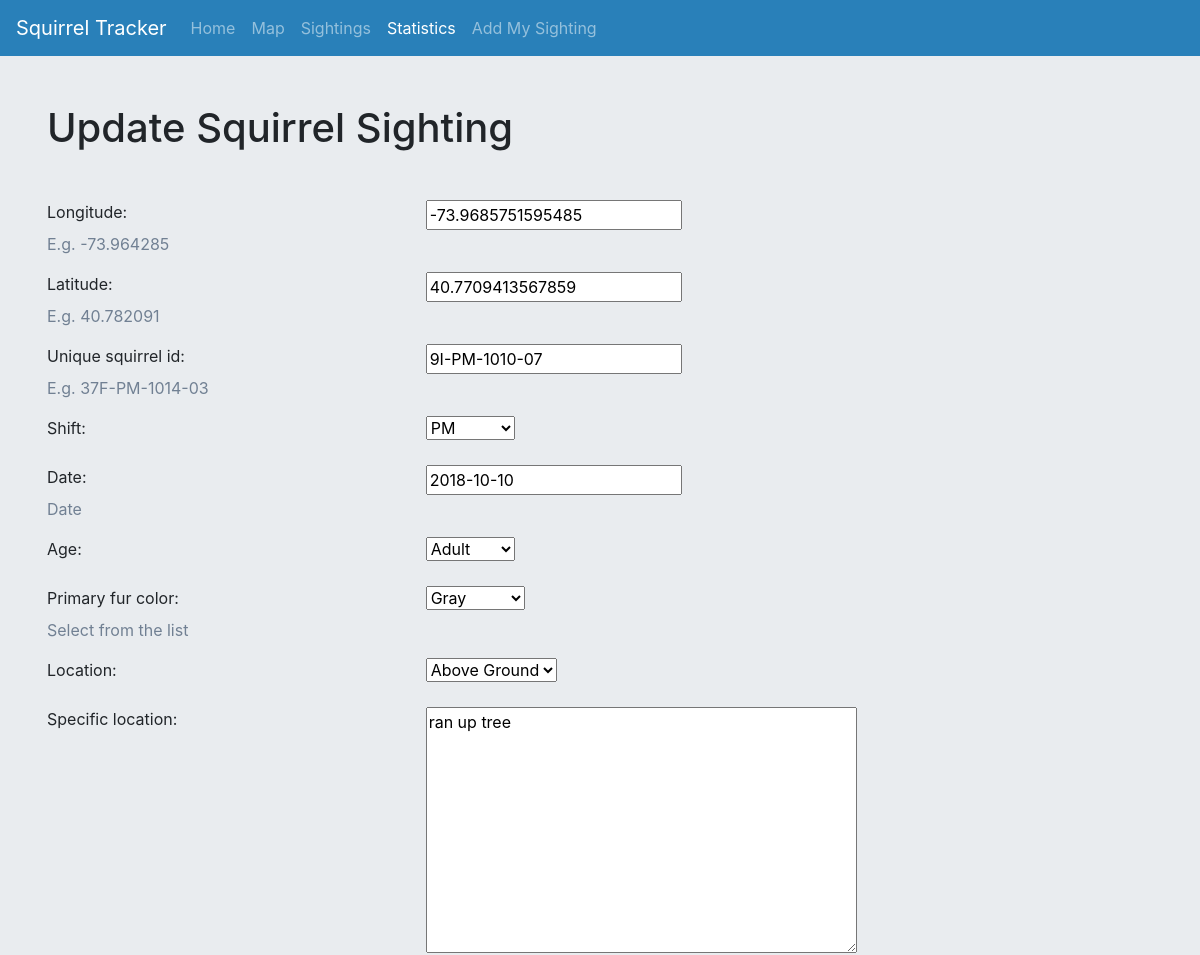
/sightings/9I-PM-1010-07/ (upper part), run on an earlier commit of the app's database.
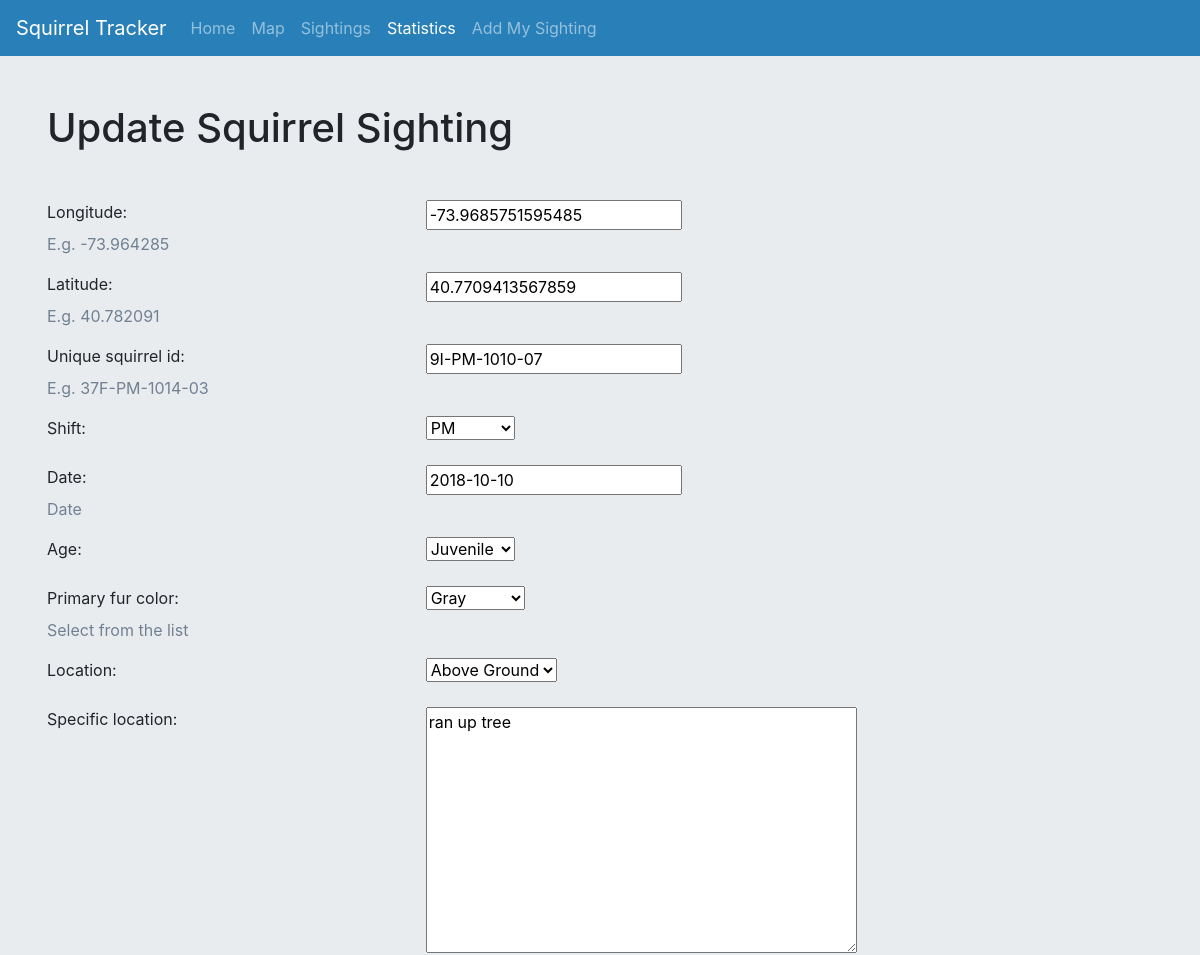
And on a later commit of the database.
### squirrel_tracker/models.py (models this page shows, shortened)
class Squirrel(models.Model):
    Longitude = models.FloatField(
        help_text = _('E.g. -73.964285'),
    )
    Latitude  = models.FloatField(
        help_text = _('E.g. 40.782091'),
    )
    Unique_squirrel_id = models.CharField(
        max_length = 20,
        primary_key = True,
        default = None,
        help_text = _('E.g. 37F-PM-1014-03')
    )
    PM = 'PM'
    AM = 'AM'
    SHIFT_CHOICES = [
        (PM, _('PM')),
        (AM, _('AM')),
    ]
    Shift = models.CharField(
        max_length = 10,
        choices = SHIFT_CHOICES,
        blank = True,# or default=AM
    )
    Date = models.DateField(
        help_text =_('Date'),
    )
    ADULT = 'Adult'
    JUVENILE = 'Juvenile'
    AGE_CHOICES = [
        (ADULT, _('Adult')),
        (JUVENILE, _('Juvenile')),
    ]
    Age = models.CharField(
        max_length = 15,
        choices = AGE_CHOICES,
        blank = True,
    )
    GRAY = 'Gray'
    CINNAMON  = 'Cinnamon'
    BLACK = 'Black'
    FURColor_CHOICES = [
        (GRAY, _('Gray')),
        (CINNAMON, _('Cinnamon')),
        (BLACK, _('Black')),
        ]
    Primary_fur_color = models.CharField(
        max_length = 15,
        help_text = _('Select from the list'),
        choices = FURColor_CHOICES,
        blank = True,
    )
    GROUND_PLANE = 'Ground Plane'
    ABOVE_GROUND = 'Above Ground'
    LOCATION_CHOICES = [
        (GROUND_PLANE, _('Ground Plane')),
        (ABOVE_GROUND, _('Above Ground')),
    ]
    Location = models.CharField(
        max_length = 20,
        choices = LOCATION_CHOICES,
        blank = True,
    )
    Specific_location = models.TextField(
        blank = True,
        help_text=('specific location'),
        max_length=100
    )
    Running = models.BooleanField(
        help_text = _('Is the squirrel running?'),
    )
    Chasing = models.BooleanField(
        help_text = _('Is the squirrel chasing?'),
    )
    Climbing = models.BooleanField(
        help_text = _('Is the squirrel  climbing?'),
    )
    Eating = models.BooleanField(
        help_text = _('Is the squirrel eating?'),
    )
    Foraging = models.BooleanField(
        help_text = _('Is the squirrel foraging?'),
    )
    Other_activities = models.TextField(
        help_text=_('Squirrel that does other Activities'),
        blank = True,
    )
    Kuks = models.BooleanField(
        help_text = _('Kuks sound'),
    )
    Quaas = models.BooleanField(
        help_text = _('Quaas sound'),
    )
    Moans = models.BooleanField(
        help_text = _('Moan sound'),
    )
    Tail_flags = models.BooleanField(
        help_text = _('Squirrel with Tail Flags'),
    )
    Tail_twitches = models.BooleanField(
        help_text = _('Squirrel with Tail Twitches'),
    )
    Approaches = models.BooleanField(
        help_text = _('Squirrel that Approaches people'),
    )
    Indifferent = models.BooleanField(
        help_text = _('Squirrel that is Indifferent'),
    )
    Runs_from = models.BooleanField(
        help_text = _('Squirrel that Runs From'),
    )

### squirrel_tracker/views.py (the view)
# urls.py: path('sightings/<squirrel_id>/', views.sightings_update, name='update'),
def sightings_update(request, squirrel_id):
    squirrel = get_object_or_404(Squirrel, Unique_squirrel_id=squirrel_id)
    form = SquirrelForm(request.POST or None, instance=squirrel)
    if request.method == 'POST':
        if form.is_valid():
            updated_squirrel = form.save(commit=False)
            updated_squirrel.save()
            squirrel_id = updated_squirrel.Unique_squirrel_id
            return redirect(f'/sightings/#{squirrel_id}')
    else:
        form = SquirrelForm(instance=squirrel)
    context = {
        'form': form,
    }
    return render(request, 'sightings/update.html', context)

### squirrel_tracker/forms.py
class SquirrelForm(ModelForm):
    def as_div(self):
        return self._html_output(
            normal_row="""<div class="form-group row %(html_class_attr)s">
	<div class="col-4">%(label)s</div>
	<div class="col-8">%(field)s</div>
	<div class="col-4" style="color: #718093;">%(help_text)s</div>
	<div class="col-4" style="color: #e84118;">%(errors)s</div>
</div>""",
            error_row='<div class="error">%s</div>',
            row_ender='</div>',
            help_text_html=' <div class="help-block">%s</div>',
            errors_on_separate_row=False,
        )
    class Meta:
        model = Squirrel
        fields = '__all__'

### squirrel_tracker/templates/sightings/update.html (shortened to what this page needs)
<!DOCTYPE html>
<html lang="en">
<head>
    <link rel="stylesheet" href="https://maxcdn.bootstrapcdn.com/bootstrap/4.0.0/css/bootstrap.min.css"
>
</head>
<body>
<nav class="navbar navbar-expand-md navbar-dark fixed-top"
     style="background-color: #2980b9;">
    <a class="navbar-brand" href="#">Squirrel Tracker</a>
    <div class="collapse navbar-collapse" id="navbarsExampleDefault">
        <ul class="navbar-nav mr-auto">
            <li class="nav-item">
                <a class="nav-link" href="/">Home</a>
            </li>
            <li class="nav-item">
                <a class="nav-link" href="/map">Map</a>
            </li>
            <li class="nav-item">
                <a class="nav-link" href="/sightings">Sightings</a>
            </li>
            <li class="nav-item active">
                <a class="nav-link" href="/sightings/stats">Statistics<span class="sr-only">(current)</span></a>
            </li>
            <li class="nav-item">
                <a class="nav-link" href="/sightings/add">Add My Sighting</a>
            </li>
        </ul>
    </div>
</nav>
<div role="main">
    <div class="jumbotron">
        <div class="container">
            <h1 style="margin-top: 40px;">Update Squirrel Sighting</h1>
            <br/>
            <p>
            <form method="post">
              {{ form.as_div }}
              <br>
            </form>
            </p>
        </div>
    </div>
</div>
</body>
</html>

What changed in the data, as far as the page shows it:
changed Squirrel "9I-PM-1010-07": Age "Adult" → "Juvenile"
